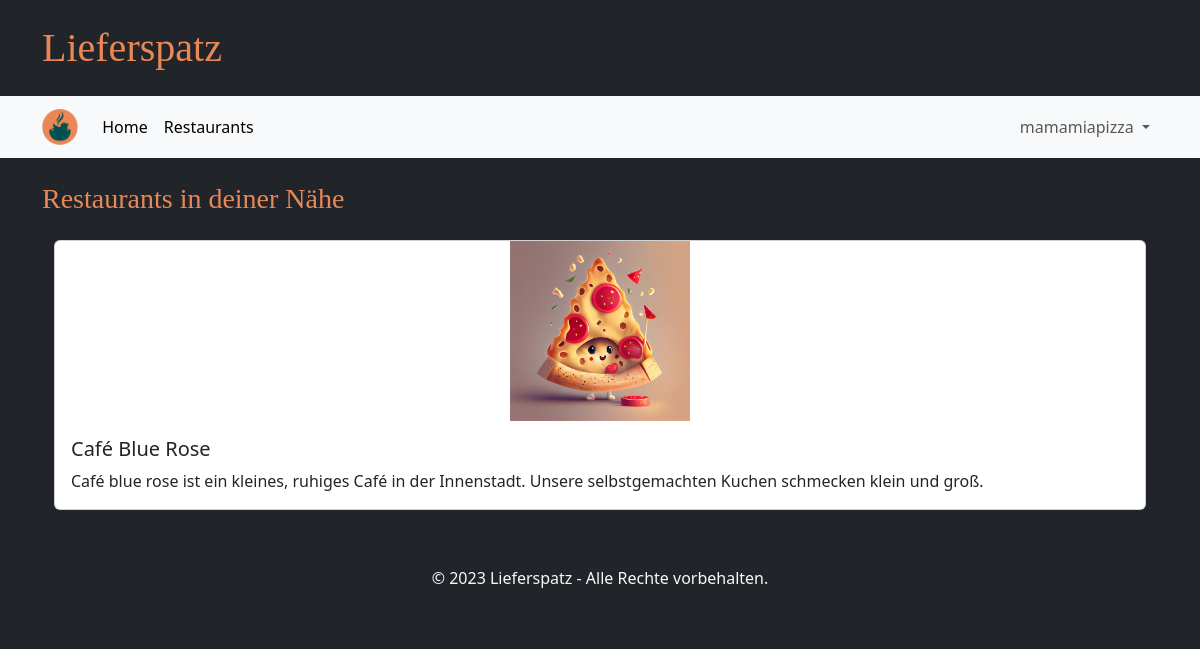
The app's page /menue/cafebluerose (signed in), older data.
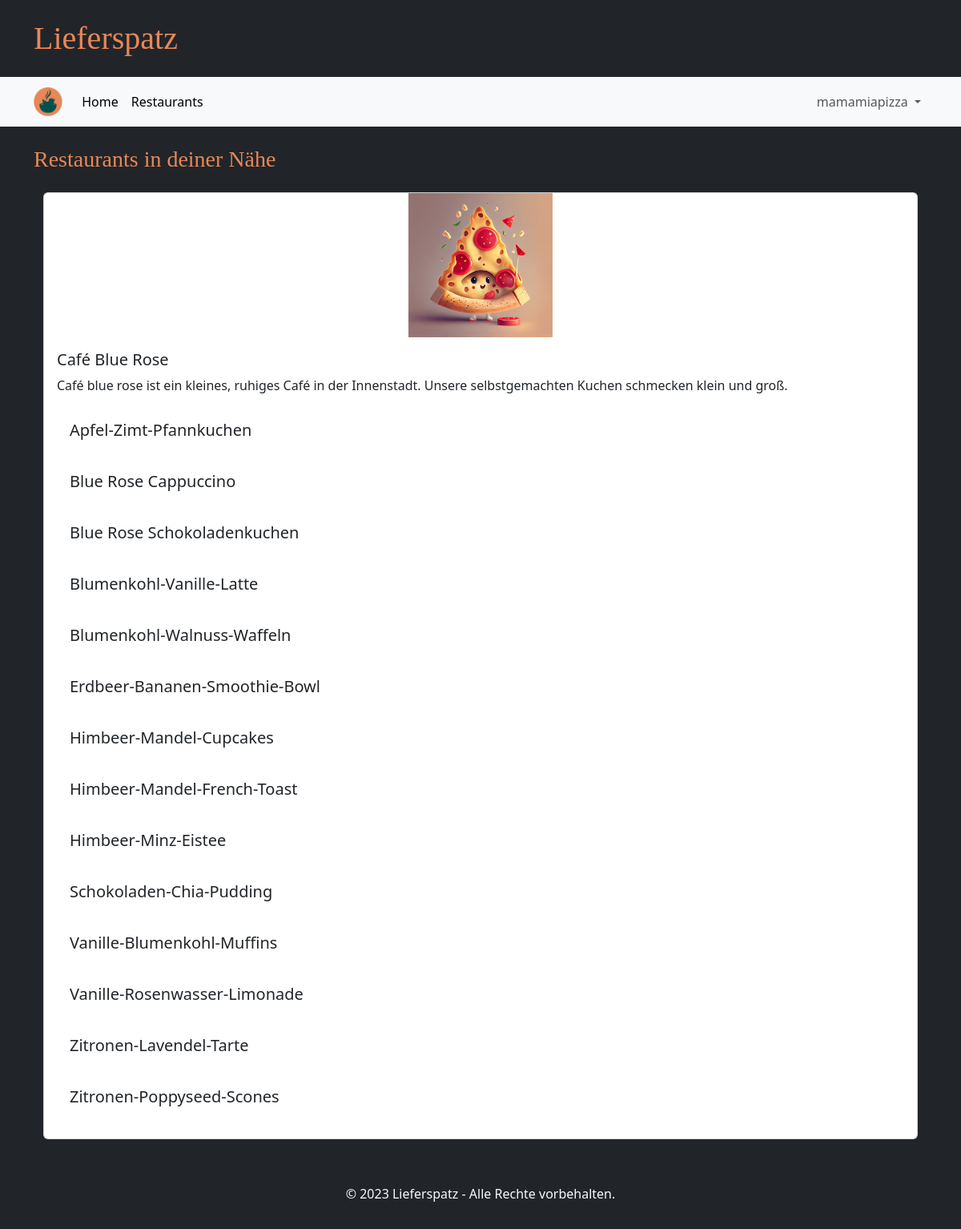
The same page, newer data.
### tables this page shows
CREATE TABLE GeschaeftsAccount(
            Username TEXT PRIMARY KEY NOT NULL,
            Passwort TEXT NOT NULL,
            Restaurantname TEXT NOT NULL,
            Beschreibung TEST NOT NULL,
            Strasse TEXT NOT NULL,
            Hausnummer INTEGER NOT NULL,
            Plz INTEGER NOT NULL
        );

CREATE TABLE Item(
            Restaurant INTEGER,
            Name TEXT,
            Kategorie TEXT,
            Preis INTEGER,
            PRIMARY KEY (Restaurant, Name)
            FOREIGN KEY (Restaurant) REFERENCES GeschaeftsAccount(username)
        );

### main.py (the view)
@app.route("/menue/<username>")
def menue_page(username):
    if "user" in session:
        restaurant = database.get_restaurant(username)
        items = database.get_items(username)
        return render_template("menue.html", restaurant=restaurant, items=items)
    else:
        return redirect(url_for("login_customer_page"))

### database.py (called while the page is built)
def getData(sql, params = ()):
    dbcon = sqlite3.connect("instance/db.db")
    cursor = dbcon.cursor()
    cursor.execute(sql, params)
    return cursor

def get_restaurant(username):
    request_pointer = getData("""SELECT Restaurantname, Beschreibung, Strasse, Hausnummer, Plz
                              FROM GeschaeftsAccount
                              WHERE Username = ? """,(username,))
    result = request_pointer.fetchone()
    restaurant = {
            "name": result[0],
            "description": result[1],
            "street": result[2],
            "housenumber": result[3],
            "postalcode": result[4]
        }
    return restaurant

def get_items(username):
    items = []
    request_pointer = getData("""SELECT Restaurant, Name, Preis
                              FROM Item
                              WHERE Restaurant = ? """, (username,))
    for entry in request_pointer.fetchall():
        restaurant = {
            "restaurant": entry[0],
            "name": entry[1],
            "price": entry[2],
        }
        items.append(restaurant)
    return items

### templates/menue.html (shortened to what this page needs)
{% extends "base.html" %}
{% block heading %}Restaurants in deiner Nähe{% endblock %}
{% block content %}
<div class="row g-4 mb-4">
  <div class="col-12">
      <div class="card">
      <img src="{{ url_for('static', filename='test1.jpeg') }}" class="card-img-top shop-image" alt="...">
      <div class="card-body">
          <h5 class="card-title">{{ restaurant['name'] }}</h5>
          <p class="card-text">{{ restaurant['description'] }}</p>
          {% for item in items %}
          <div class="card-body">
            <h5 class="card-title">{{ item['name'] }}</h5>
          </div>
          {% endfor %}
      </div>
      </div>
  </div>
</div>
{% endblock %}

### templates/base.html (shortened to what this page needs)
<!DOCTYPE html>
<html lang="de">
<head>
    <link rel="stylesheet" href="/static/style.css">
    <link href="https://cdn.jsdelivr.net/npm/bootstrap@5.3.2/dist/css/bootstrap.min.css" rel="stylesheet">
</head>
<body class="bg-dark">
    <div class="container my-4">
        <h1 class="brandfont">Lieferspatz</h1>
    </div>
    <nav class="navbar navbar-expand-md bg-body-tertiary">
        <div class="container">
          <a class="navbar-brand" href="#">
            <img src="{{ url_for('static', filename='ls_logo.png') }}" alt="..." height="36" />
          </a>
          <div class="collapse navbar-collapse" id="navbarSupportedContent">
            <ul class="navbar-nav me-auto mb-2 mb-lg-0">
              <li class="nav-item">
                <a class="nav-link active" aria-current="page" href="{{ url_for('start_page') }}">Home</a>
              </li>
              <li class="nav-item">
                <a class="nav-link active" aria-current="page" href="{{ url_for('restaurants_page') }}">Restaurants</a>
              </li>
            </ul>
            <ul class="navbar-nav mb-2 mb-lg-0">
              {% if session['user'] %}
              <li class="nav-item dropdown">
                <a class="nav-link dropdown-toggle" href="#" role="button" data-bs-toggle="dropdown" aria-expanded="false">
                  {{ session['user'] }}
                </a>
              </li>
              {% endif %}
            </ul>
          </div>
        </div>
    </nav>
    <div class="container mt-4">
        <h3 class="brandfont2">{% block heading %}{% endblock %}</h3>
    </div>
    <div class="container text-light px-4 py-3 ">
        {% block content %}{% endblock %}
    </div>
    <footer class="bg-dark text-light text-center py-3">
        <p>&copy; 2023 Lieferspatz - Alle Rechte vorbehalten.</p>
    </footer>
</body>
</html>

### static/style.css (style rules this page uses)
.brandfont { font-family: brandFont; color: #e98757; }
.brandfont2 { font-family: brandFont2; color: #e98757; }
.shop-image { height: 180px; object-fit: contain; }

Row changes from the older to the newer data that the page shows:
added Item: name "Apfel-Zimt-Pfannkuchen"
added Item: name "Blue Rose Cappuccino"
added Item: name "Blue Rose Schokoladenkuchen"
added Item: name "Blumenkohl-Vanille-Latte"
added Item: name "Blumenkohl-Walnuss-Waffeln"
added Item: name "Erdbeer-Bananen-Smoothie-Bowl"
added Item: name "Himbeer-Mandel-Cupcakes"
added Item: name "Himbeer-Mandel-French-Toast"
added Item: name "Himbeer-Minz-Eistee"
added Item: name "Schokoladen-Chia-Pudding"
added Item: name "Vanille-Blumenkohl-Muffins"
added Item: name "Vanille-Rosenwasser-Limonade"
added Item: name "Zitronen-Lavendel-Tarte"
added Item: name "Zitronen-Poppyseed-Scones"
